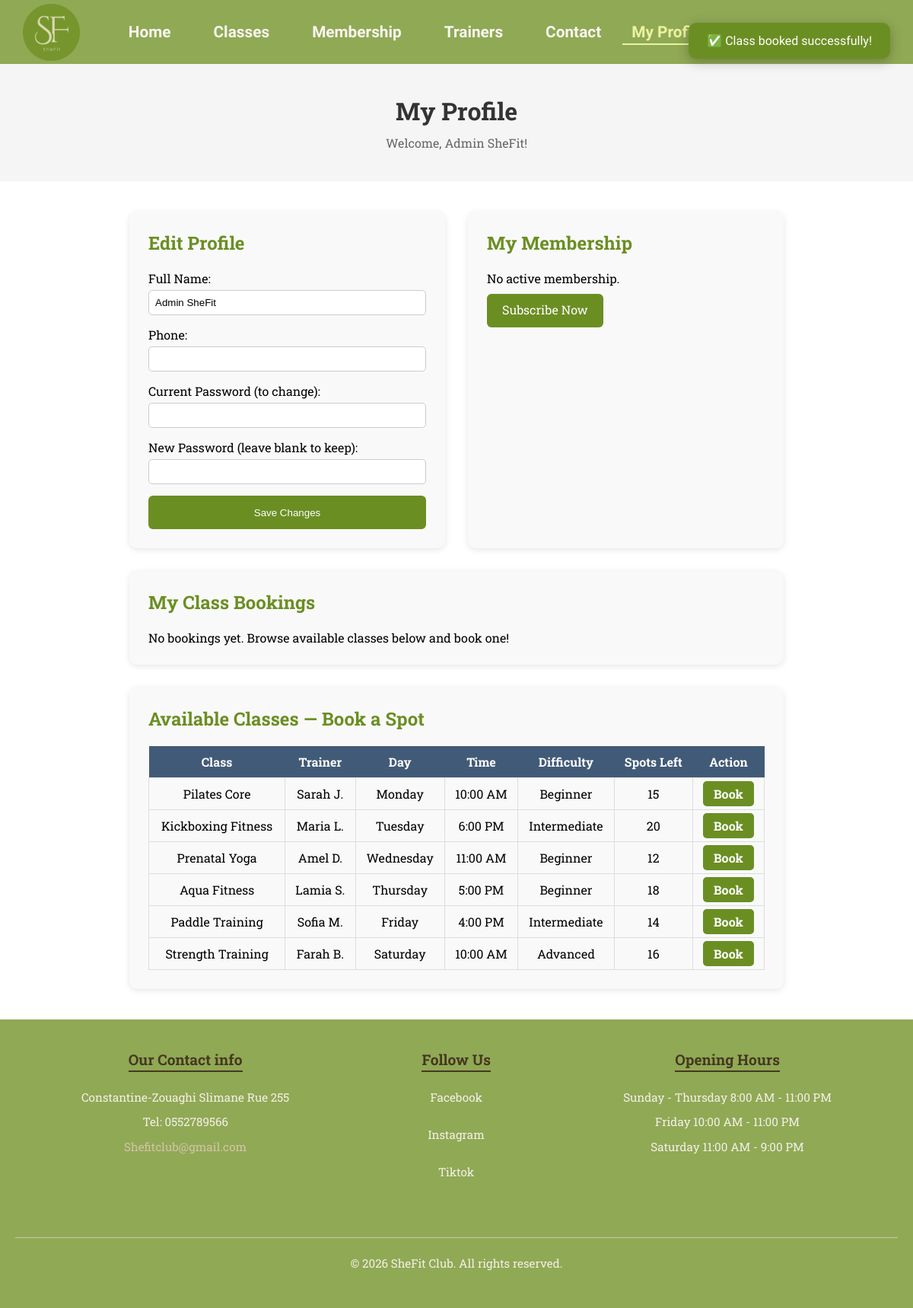
The page /profile.php?booked=1 (signed in) on the database its author committed.
### tables this page shows
CREATE TABLE IF NOT EXISTS users (
    id            INT AUTO_INCREMENT PRIMARY KEY,
    full_name     VARCHAR(100) NOT NULL,
    email         VARCHAR(150) NOT NULL UNIQUE,
    password_hash VARCHAR(255) NOT NULL,
    phone         VARCHAR(20),
    dob           DATE,
    role          ENUM('member','admin') DEFAULT 'member',
    status        ENUM('active','banned') DEFAULT 'active',
    created_at    DATETIME DEFAULT CURRENT_TIMESTAMP
);

CREATE TABLE IF NOT EXISTS classes (
    id               INT AUTO_INCREMENT PRIMARY KEY,
    trainer_id       INT NOT NULL,
    name             VARCHAR(100) NOT NULL,
    day_of_week      VARCHAR(20) NOT NULL,
    start_time       TIME NOT NULL,
    duration_minutes INT NOT NULL,
    difficulty       ENUM('Beginner','Intermediate','Advanced') DEFAULT 'Beginner',
    capacity         INT DEFAULT 15,
    FOREIGN KEY (trainer_id) REFERENCES trainers(id)
);

CREATE TABLE IF NOT EXISTS trainers (
    id               INT AUTO_INCREMENT PRIMARY KEY,
    name             VARCHAR(100) NOT NULL,
    specialty        VARCHAR(100),
    bio              TEXT,
    photo_path       VARCHAR(255),
    years_experience INT DEFAULT 0
);

### profile.php (the view, shortened to what this page needs)
<?php
require 'includes/db.php';
$user_id = $_SESSION['user_id'];
$stmt = $pdo->prepare("SELECT * FROM users WHERE id = ?");
$stmt->execute([$user_id]);
$member = $stmt->fetch();
$stmt = $pdo->prepare("
    SELECT m.*, p.name AS plan_name, p.price
    FROM memberships m JOIN plans p ON m.plan_id = p.id
    WHERE m.user_id = ? AND m.status = 'active'
    ORDER BY m.start_date DESC LIMIT 1
");
$stmt->execute([$user_id]);
$membership = $stmt->fetch();
$stmt = $pdo->prepare("
    SELECT cb.id AS booking_id, c.name, c.day_of_week, c.start_time, t.name AS trainer
    FROM class_bookings cb
    JOIN classes c ON cb.class_id = c.id
    JOIN trainers t ON c.trainer_id = t.id
    WHERE cb.user_id = ?
    ORDER BY cb.booked_at DESC
");
$stmt->execute([$user_id]);
$bookings = $stmt->fetchAll();
$booked_ids_stmt = $pdo->prepare("SELECT class_id FROM class_bookings WHERE user_id = ?");
$booked_ids_stmt->execute([$user_id]);
$booked_ids = array_column($booked_ids_stmt->fetchAll(), 'class_id');
$all_classes = $pdo->query("
    SELECT c.id, c.name, c.day_of_week, c.start_time, c.difficulty, c.capacity,
           t.name AS trainer_name,
           (SELECT COUNT(*) FROM class_bookings WHERE class_id = c.id) AS booked_count
    FROM classes c
    JOIN trainers t ON c.trainer_id = t.id
    ORDER BY FIELD(c.day_of_week,'Monday','Tuesday','Wednesday','Thursday','Friday','Saturday','Sunday')
")->fetchAll();
?>
<!DOCTYPE html>
<html lang="en">
<head>
    <link rel="stylesheet" href="style.project.css">
</head>
<body>
<section id="navigation">
    <ul>
        <li><a href="home.php">Home</a></li>
        <li><a href="classes.php">Classes</a></li>
        <li><a href="membership.php">Membership</a></li>
        <li><a href="trainers.php">Trainers</a></li>
        <li><a href="contact.php">Contact</a></li>
        <li class="nav-auth"><a href="profile.php" class="active">My Profile</a></li>
        <li class="nav-auth-next"><a href="logout.php">Logout</a></li>
    </ul>
</section>
<header class="admin-head">
    <h1>My Profile</h1>
    <p>Welcome, <?= htmlspecialchars($member['full_name']) ?>!</p>
</header>
<div style="max-width:900px;margin:40px auto;padding:0 20px;">
    <div style="display:flex;gap:30px;flex-wrap:wrap;margin-bottom:30px;">
        <div style="flex:1;min-width:280px;background:#f9f9f9;padding:25px;border-radius:10px;box-shadow:0 2px 8px rgba(0,0,0,0.1);">
            <h2 style="color:#6b8e23;margin-bottom:20px;">Edit Profile</h2>
            <form method="POST">
                <label>Full Name:</label><br>
                <input type="text" name="full_name" value="<?= htmlspecialchars($member['full_name']) ?>"
                       style="width:100%;padding:8px;margin:5px 0 15px;border:1px solid #ccc;border-radius:5px;" required>
                <label>Phone:</label><br>
                <input type="tel" name="phone" value="<?= htmlspecialchars($member['phone'] ?? '') ?>"
                       style="width:100%;padding:8px;margin:5px 0 15px;border:1px solid #ccc;border-radius:5px;">
                <label>Current Password (to change):</label><br>
                <input type="password" name="current_password"
                       style="width:100%;padding:8px;margin:5px 0 15px;border:1px solid #ccc;border-radius:5px;">
                <label>New Password (leave blank to keep):</label><br>
                <input type="password" name="new_password"
                       style="width:100%;padding:8px;margin:5px 0 15px;border:1px solid #ccc;border-radius:5px;">
                <button type="submit"
                        style="background:#6b8e23;color:white;padding:10px 20px;border:none;border-radius:6px;cursor:pointer;width:100%;">
                    Save Changes
                </button>
            </form>
        </div>
        <div style="flex:1;min-width:280px;background:#f9f9f9;padding:25px;border-radius:10px;box-shadow:0 2px 8px rgba(0,0,0,0.1);">
            <h2 style="color:#6b8e23;margin-bottom:20px;">My Membership</h2>
            <?php if ($membership): ?>
                <p><strong>Plan:</strong> <?= htmlspecialchars($membership['plan_name']) ?></p>
                <p><strong>Price:</strong> <?= number_format($membership['price']) ?> DZD/month</p>
                <p><strong>Start:</strong> <?= $membership['start_date'] ?></p>
                <p><strong>Expires:</strong> <?= $membership['end_date'] ?></p>
                <p><strong>Status:</strong> <span style="color:green;font-weight:bold;"><?= ucfirst($membership['status']) ?></span></p>
            <?php else: ?>
                <p>No active membership.</p>
                <a href="membership.php" style="display:inline-block;margin-top:10px;background:#6b8e23;color:white;padding:10px 20px;border-radius:6px;text-decoration:none;">
                    Subscribe Now
                </a>
            <?php endif; ?>
        </div>
    </div>
    <div style="background:#f9f9f9;padding:25px;border-radius:10px;box-shadow:0 2px 8px rgba(0,0,0,0.1);margin-bottom:30px;">
        <h2 style="color:#6b8e23;margin-bottom:20px;">My Class Bookings</h2>
        <?php if (empty($bookings)): ?>
            <p>No bookings yet. Browse available classes below and book one!</p>
        <?php endif; ?>
    </div>
    <div id="available-classes-section" style="background:#f9f9f9;padding:25px;border-radius:10px;box-shadow:0 2px 8px rgba(0,0,0,0.1);">
        <h2 style="color:#6b8e23;margin-bottom:20px;">Available Classes — Book a Spot</h2>
        <?php if (empty($all_classes)): ?>
            <p>No classes available at the moment.</p>
        <?php else: ?>
            <table style="width:100%;border-collapse:collapse;">
                <thead>
                    <tr style="background:#415A77;color:white;">
                        <th style="padding:10px;">Class</th>
                        <th style="padding:10px;">Trainer</th>
                        <th style="padding:10px;">Day</th>
                        <th style="padding:10px;">Time</th>
                        <th style="padding:10px;">Difficulty</th>
                        <th style="padding:10px;">Spots Left</th>
                        <th style="padding:10px;">Action</th>
                    </tr>
                </thead>
                <tbody>
                    <?php foreach ($all_classes as $cl):
                        $spots_left = max(0, $cl['capacity'] - $cl['booked_count']);
                        $already_booked = in_array($cl['id'], $booked_ids);
                    ?>
                        <tr style="border-bottom:1px solid #ddd;text-align:center;">
                            <td style="padding:10px;"><?= htmlspecialchars($cl['name']) ?></td>
                            <td style="padding:10px;"><?= htmlspecialchars($cl['trainer_name']) ?></td>
                            <td style="padding:10px;"><?= htmlspecialchars($cl['day_of_week']) ?></td>
                            <td style="padding:10px;"><?= date('g:i A', strtotime($cl['start_time'])) ?></td>
                            <td style="padding:10px;"><?= htmlspecialchars($cl['difficulty']) ?></td>
                            <td style="padding:10px;"><?= $spots_left > 0 ? $spots_left : '<span style="color:red;">Full</span>' ?></td>
                            <td style="padding:10px;">
                                <?php if ($already_booked): ?>
                                    <span style="color:#6b8e23;font-weight:bold;">✔ Booked</span>
                                <?php elseif ($spots_left > 0): ?>
                                    <a href="book.php?class_id=<?= $cl['id'] ?>"
                                       style="background:#6b8e23;color:white;padding:6px 14px;border-radius:5px;text-decoration:none;font-weight:bold;">
                                        Book
                                    </a>
                                <?php else: ?>
                                    <span style="color:#aaa;">Full</span>
                                <?php endif; ?>
                            </td>
                        </tr>
                    <?php endforeach; ?>
                </tbody>
            </table>
        <?php endif; ?>
    </div>
</div>
<footer>
    <div class="footer-sections">
        <div class="contact">
            <h3>Our Contact info</h3>
            <p>Constantine-Zouaghi Slimane Rue 255</p>
            <p>Tel: 0552789566</p>
            <p><a href="mailto:Shefitclub@gmail.com">Shefitclub@gmail.com</a></p>
        </div>
        <div class="contact">
            <h3>Follow Us</h3>
            <a href="https://www.facebook.com/">Facebook</a>
            <a href="https://www.instagram.com/">Instagram</a>
            <a href="https://www.tiktok.com/">Tiktok</a>
        </div>
        <div class="contact">
            <h3>Opening Hours</h3>
            <p>Sunday - Thursday 8:00 AM - 11:00 PM</p>
            <p>Friday 10:00 AM - 11:00 PM</p>
            <p>Saturday 11:00 AM - 9:00 PM</p>
        </div>
    </div>
    <hr>
    <p>&copy; 2026 SheFit Club. All rights reserved.</p>
</footer>
<div id="booking-toast" style="display:none;position:fixed;top:30px;right:30px;z-index:9999;
     background:#6b8e23;color:#fff;padding:14px 24px;border-radius:10px;
     font-family:'Oswald',sans-serif;font-size:1rem;
     box-shadow:0 4px 16px rgba(0,0,0,0.25);transition:opacity 0.5s;">
    ✅ Class booked successfully!
</div>
</body>
</html>

### style.project.css (style rules this page uses)
* { margin: 0; padding: 0; box-sizing: border-box; }
body { font-family:"Roboto Slab", serif; }
#navigation { display: flex; justify-content: center; background-color: #90a955; padding: 30px 40px ; position: sticky; top: 0; z-index: 1000; background-image: url("images/cropped_circle_image.png"); background-repeat: no-repeat; background-size: 75px; background-position: 30px center; }
#navigation ul { display: flex; list-style: none; }
#navigation ul li { margin: 0 16px; }
#navigation ul li a { font-family: "Oswald", sans-serif; color: #f8f6f0; text-decoration: none; padding: 12px 12px; transition: all 0.3s ease; font-weight: 600; font-size: 130%; }
#navigation ul li a.active, #navigation ul li a:hover { color: #ecf39e; border-bottom: 2px solid #ecf39e; padding-bottom: 3px; }
#navigation ul li.nav-auth { margin-left: auto; }
#navigation ul li.nav-auth ~ li, #navigation ul li.nav-auth-next { margin-left: 0; }
footer { background-color: #90a955; color: #f5f0e8; padding: 40px 20px; text-align: center; }
footer .contact { margin-bottom: 30px; }
footer h3 { color: #463820; font-size: 1.2rem; margin-bottom: 15px; border-bottom: 2px solid #463820; display: inline-block; padding-bottom: 2px; }
footer p, footer a { font-size: 15.2px; line-height: 1.8; color: #f5f0e8; text-decoration: none; display: block; margin: 5px 0; transition: 0.3s; }
footer .footer-sections { display: flex; justify-content: space-around; margin: 0 auto 20px; }
footer hr { border: none; border-top: 1px solid #d4c4a8; margin: 20px 0; }
footer p a { color: #d4c4a8; }
.classes-table th, td { padding:12px; text-align:center; border:1px solid #ddd; }
button, a { min-height:44px; }
.admin-head, .Dashboard-head { text-align:center; padding:40px 20px; background-color:#f5f5f5; }
.admin-head h1, .Dashboard-head h1 { font-size:32px; color:#333; margin-bottom:10px; }
.admin-head p, .Dashboard-head p { color:#666; }
button, a { min-height: 44px; }

### rows shown on the page
users: full_name "Admin SheFit"
classes: name "Pilates Core", trainer.name "Sarah J.", day_of_week "Monday", start_time "10:00 AM", difficulty "Beginner", capacity "15"
classes: name "Kickboxing Fitness", trainer.name "Maria L.", day_of_week "Tuesday", start_time "6:00 PM", difficulty "Intermediate", capacity "20"
classes: name "Prenatal Yoga", trainer.name "Amel D.", day_of_week "Wednesday", start_time "11:00 AM", difficulty "Beginner", capacity "12"
classes: name "Aqua Fitness", trainer.name "Lamia S.", day_of_week "Thursday", start_time "5:00 PM", difficulty "Beginner", capacity "18"
classes: name "Paddle Training", trainer.name "Sofia M.", day_of_week "Friday", start_time "4:00 PM", difficulty "Intermediate", capacity "14"
classes: name "Strength Training", trainer.name "Farah B.", day_of_week "Saturday", start_time "10:00 AM", difficulty "Advanced", capacity "16"
